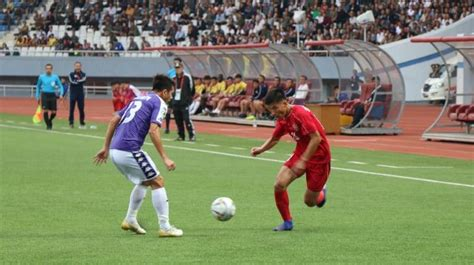
#> input picture Labwork1/football.jpeg, 474 x 265 px
$ python labwork.py
#> lines starting #> are read from the running program, lines starting #| are printed output that depends on the picture
import cv2 as cv
import sys


img = cv.imread(("./football.jpeg"))
#> img is the input picture: shape (265, 474, 3); mean B, G, R 101, 130.5, 126.7

if img is None:
    sys.exit("Could not read the image.")

cv.imshow("Display window", img)
player1 = img[75:240, 92:187]
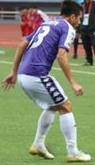
#> player1: shape (165, 95, 3); mean B, G, R 112.7, 134.9, 129.7
cv.imshow("Player1", player1)
cv.imwrite("Player1.png", player1)
ball = img[198:222,212:237]
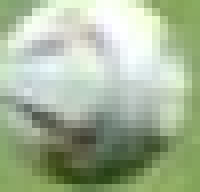
#> ball: shape (24, 25, 3) (shown 8 times larger); mean B, G, R 152.6, 180.7, 165.1
cv.imshow("Ball", ball)
cv.imwrite("ball.png", ball)

player2 = img[90:235,250:334]
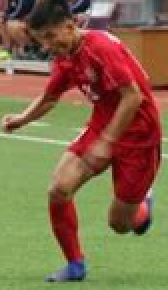
#> player2: shape (145, 84, 3) (shown 2 times larger); mean B, G, R 74, 105.3, 130.4
cv.imshow("Player2", player2)
cv.imwrite("Player2.png", player2)
k = cv.waitKey(0)
#> (key Esc is pressed here)

$ run again, with Labwork1/chart_test.png saved as Labwork1/football.jpeg
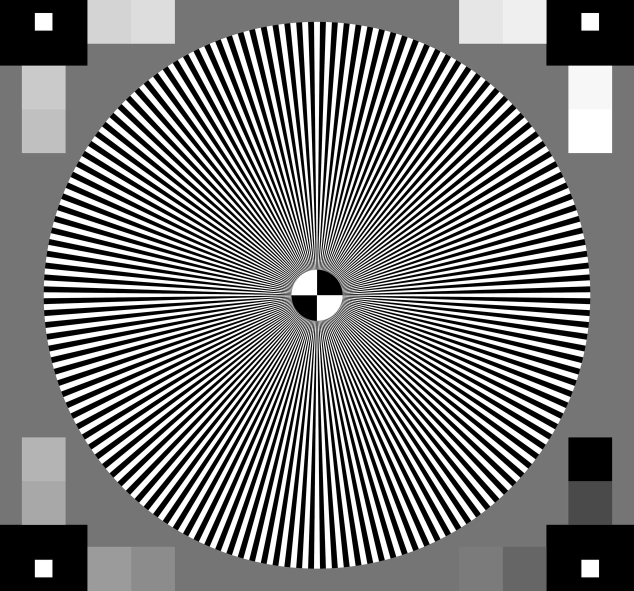
#> input picture Labwork1/chart_test.png, 1268 x 1181 px (shown at 1/2 size)
#> img is the input picture: shape (1181, 1268, 3); min 0, max 255, mean 122.8
#> `player1 = img[75:240, 92:187]`:
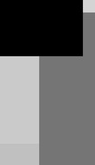
#> player1: shape (165, 95, 3); min 0, max 220, mean 105.8
#> `player2 = img[90:235,250:334]`:
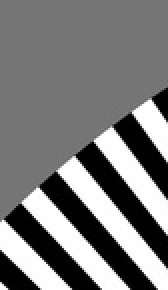
#> player2: shape (145, 84, 3) (shown 2 times larger); min 0, max 255, mean 122.8
